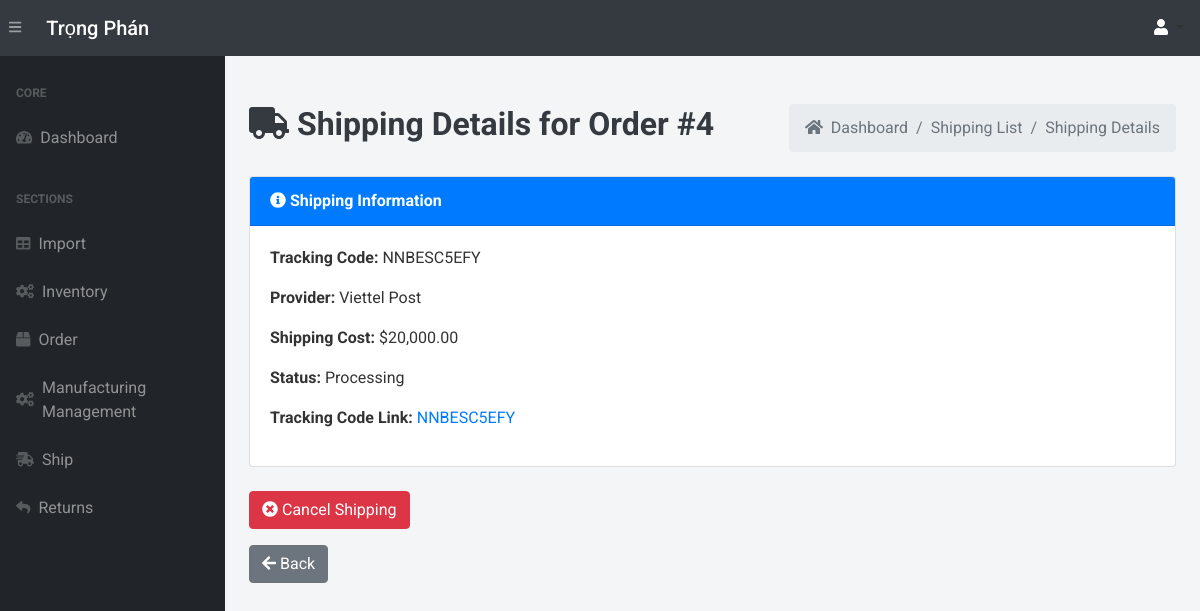
The app's page /shipping/3 (signed in), older data.
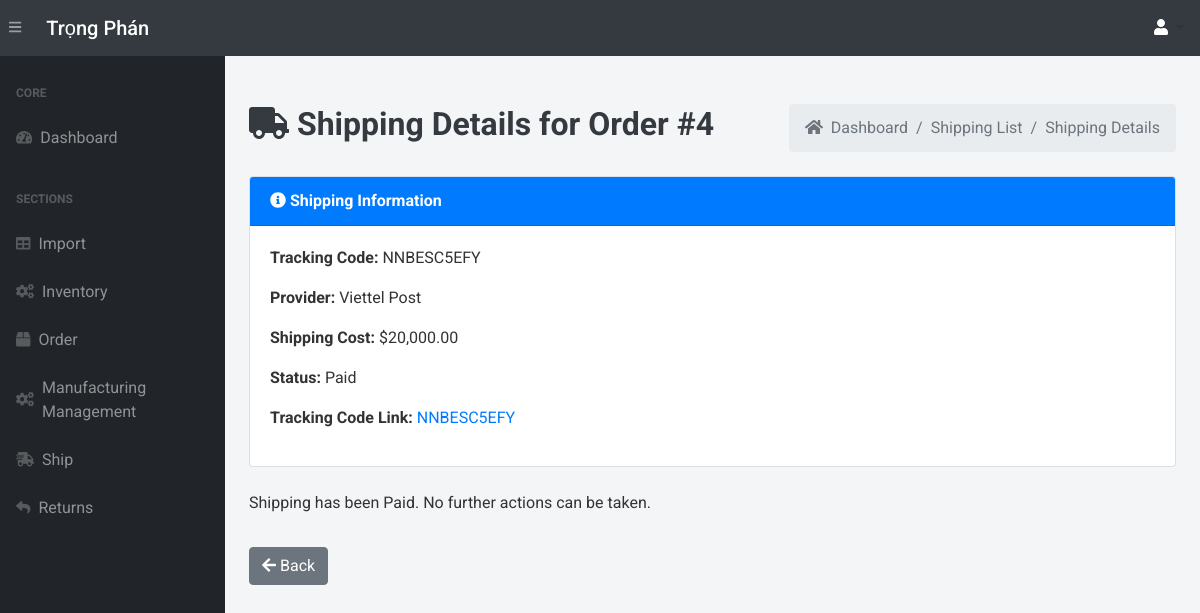
The same page, newer data.
### app.py (models this page shows, shortened)
class Shipping(db.Model):
    __tablename__ = 'shipping'
    shipping_id = db.Column(db.Integer, primary_key=True)
    order_id = db.Column(db.Integer, db.ForeignKey('orders.order_id'))
    tracking_code = db.Column(db.String(255), unique=True)
    provider = db.Column(db.String(255), nullable=False)
    shipping_cost = db.Column(db.Numeric(10, 2), nullable=False)
    shipping_status = db.Column(db.String(50), default='Processing')  # Status: Pending, Shipped, Delivered
    pay_method=db.Column(db.String(255), nullable=False)
    shipment_time = db.Column(db.DateTime, default=vietnam_now)
    order = db.relationship('Order', backref='shipping_details')

### app.py (the view)
@app.route('/shipping/<int:shipping_id>', methods=["GET"])
@login_required
def view_shipping(shipping_id):
    shipping = Shipping.query.get_or_404(shipping_id)
    return render_template('view_shipping.html', shipping=shipping)

### app.py (called while the page is built, shortened)
@login_manager.user_loader
def load_user(user_id):
    return User.query.get(int(user_id))

def add_monthly_data():
    current_year = datetime.now().year
    months = [f"{current_year}-{str(month).zfill(2)}" for month in range(1, 4)]  # Tháng 1 đến tháng 6
    for month in months:
        existing_month_data = db.session.query(Order).filter(Order.order_date.like(f'{month}%')).first()
    db.session.commit()

@app.before_request
def initialize_data():
    add_monthly_data()

@app.template_filter('format_price')
@login_required
def format_price(value):
    try:
        return "{:,.2f}".format(value)
    except (ValueError, TypeError):
        return value

### templates/view_shipping.html (shortened to what this page needs)
{% extends 'base.html' %}
{% block content %}
<main>
    <div class="container-fluid mt-5">
        <div class="d-flex justify-content-between align-items-center mb-4">
            <h1 class="text-dark font-weight-bold" style="font-size: 2rem;">
                <i class="fas fa-truck"></i> Shipping Details for Order #{{ shipping.order_id }}
            </h1>
            <ol class="breadcrumb mb-0">
                <li class="breadcrumb-item"><a href="/" class="text-decoration-none text-muted"><i class="fas fa-home mr-1"></i> Dashboard</a></li>
                <li class="breadcrumb-item"><a href="/shipping-list" class="text-decoration-none text-muted">Shipping List</a></li>
                <li class="breadcrumb-item active">Shipping Details</li>
            </ol>
        </div>
        <div class="card mb-4">
            <div class="card-header bg-primary text-white font-weight-bold">
                <i class="fas fa-info-circle"></i> Shipping Information
            </div>
            <div class="card-body">
                {% if shipping.shipping_status %}
                    <p><strong>Tracking Code:</strong> {{ shipping.tracking_code }}</p>
                    <p><strong>Provider:</strong> {{ shipping.provider }}</p>
                    <p><strong>Shipping Cost:</strong> ${{ shipping.shipping_cost | format_price }}</p>
                    <p><strong>Status:</strong> {{ shipping.shipping_status }}</p>
                    <p><strong>Tracking Code Link:</strong>
                        <a href="https://tracking.example.com/{{ shipping.tracking_code }}" target="_blank">{{ shipping.tracking_code }}</a>
                    </p>
                {% else %}
                    <p>No shipping record found for this order.</p>
                {% endif %}
            </div>
        </div>
        {% if shipping.shipping_status == "Processing" %}
            <form action="{{ url_for('cancel_shipping', shipping_id=shipping.shipping_id) }}" method="POST">
                <button type="submit" class="btn btn-danger" onclick="return confirm('Are you sure you want to cancel this shipping?')">
                    <i class="fas fa-times-circle"></i> Cancel Shipping
                </button>
            </form>
        {% elif shipping.shipping_status == "Shipped" %}
            <p>This order has already been shipped and cannot be canceled.</p>
        {% else %}
            <p>Shipping has been {{ shipping.shipping_status }}. No further actions can be taken.</p>
        {% endif %}
        <a href="/shipping-list/" class="btn btn-secondary mt-3">
            <i class="fas fa-arrow-left"></i> Back
        </a>
    </div>
</main>
{% endblock %}

Row changes from the older to the newer data that the page shows:
changed Shipping "NNBESC5EFY": shipping_status "Processing" → "Paid"; shipping_status (not shown) → "Paid"
Text that changed along with them:
text no longer shown: "Cancel Shipping"
text now shown: "Shipping has been . No further actions can be taken."
